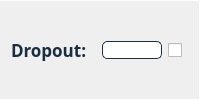
                                <widget class="QFrame" name="frame_optimize_interval_8">
                                 <property name="styleSheet">
                                  <string notr="true">border-bottom: 0.5px solid #FFFFFF;
border-right: 0.5px solid #FFFFFF;
border-top: 0.5px solid #FFFFFF;
</string>
                                 </property>
                                 <property name="frameShape">
                                  <enum>QFrame::NoFrame</enum>
                                 </property>
                                 <property name="frameShadow">
                                  <enum>QFrame::Plain</enum>
                                 </property>
                                 <layout class="QHBoxLayout" name="horizontalLayout_94">
                                  <item>
                                   <widget class="QLabel" name="label_optmize_interval_8">
                                    <property name="sizePolicy">
                                     <sizepolicy hsizetype="Minimum" vsizetype="Preferred">
                                      <horstretch>0</horstretch>
                                      <verstretch>0</verstretch>
                                     </sizepolicy>
                                    </property>
                                    <property name="maximumSize">
                                     <size>
                                      <width>16777215</width>
                                      <height>16777215</height>
                                     </size>
                                    </property>
                                    <property name="font">
                                     <font>
                                      <family>Avenir</family>
                                      <pointsize>13</pointsize>
                                      <weight>75</weight>
                                      <italic>false</italic>
                                      <bold>true</bold>
                                     </font>
                                    </property>
                                    <property name="toolTip">
                                     <string>&lt;html&gt;&lt;head/&gt;&lt;body&gt;&lt;p&gt;&lt;span style=&quot; font-weight:400;&quot;&gt;The weight of each topic in each document.&lt;/span&gt;&lt;/p&gt;&lt;/body&gt;&lt;/html&gt;</string>
                                    </property>
                                    <property name="styleSheet">
                                     <string notr="true">font: 87 13pt &quot;Avenir&quot;;
color:#1A2E40;
font-weight: bold;
border:None;</string>
                                    </property>
                                    <property name="text">
                                     <string>Dropout:</string>
                                    </property>
                                   </widget>
                                  </item>
                                  <item>
                                   <widget class="QLineEdit" name="lineEdit_optimize_interval_8">
                                    <property name="sizePolicy">
                                     <sizepolicy hsizetype="Minimum" vsizetype="Fixed">
                                      <horstretch>0</horstretch>
                                      <verstretch>0</verstretch>
                                     </sizepolicy>
                                    </property>
                                    <property name="minimumSize">
                                     <size>
                                      <width>0</width>
                                      <height>0</height>
                                     </size>
                                    </property>
                                    <property name="maximumSize">
                                     <size>
                                      <width>60</width>
                                      <height>16777215</height>
                                     </size>
                                    </property>
                                    <property name="styleSheet">
                                     <string notr="true">QLineEdit {	
	background-color: #FFFFFF;
	font: 87 italic 12pt &quot;Avenir&quot;;
	border-radius: 5px;
	border: 1px solid #1A2E40;
	color:black;
}</string>
                                    </property>
                                   </widget>
                                  </item>
                                  <item>
                                   <widget class="QCheckBox" name="checkBox_optimize_interval_8">
                                    <property name="sizePolicy">
                                     <sizepolicy hsizetype="Fixed" vsizetype="Fixed">
                                      <horstretch>0</horstretch>
                                      <verstretch>0</verstretch>
                                     </sizepolicy>
                                    </property>
                                    <property name="minimumSize">
                                     <size>
                                      <width>0</width>
                                      <height>0</height>
                                     </size>
                                    </property>
                                    <property name="styleSheet">
                                     <string notr="true">border:0px;</string>
                                    </property>
                                    <property name="text">
                                     <string/>
                                    </property>
                                   </widget>
                                  </item>
                                 </layout>
                                </widget>
